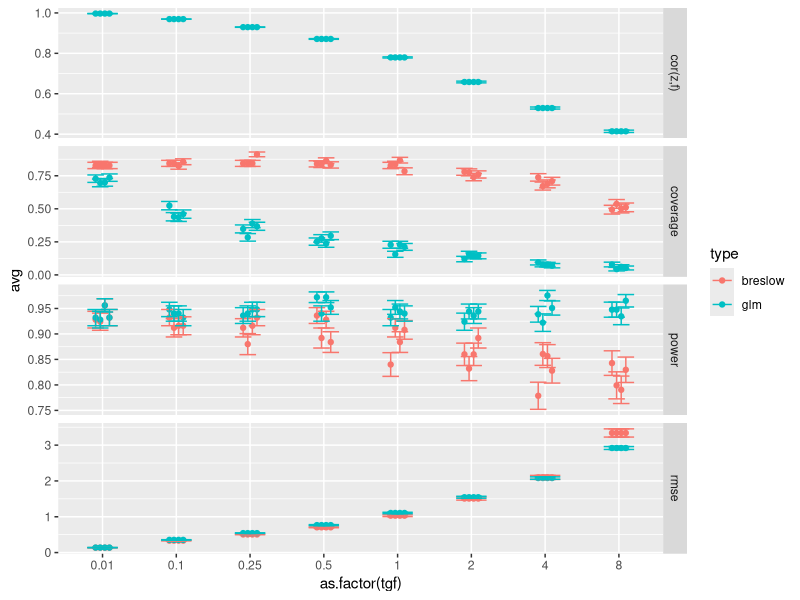

The R script that drew this image: (Note: this script raises an error after producing the figure.)
library(ggplot2)
library(dplyr)
library(reshape2)


binomial_ci <- function(samples, alpha) {
  # computes the confidence interval bound corresponding to the given alpha for
  # a binomial random variable with given samples using Jeffrey's formula
  # https://en.wikipedia.org/wiki/Binomial_proportion_confidence_interval#Jeffreys_interval

  x <- sum(samples)
  n <- length(samples)
  qbeta(alpha, x + 0.5, n - x + 0.5)
}


continuous_ci <- function(x, alpha) {
  m <- mean(x)
  s <- sd(x) / sqrt(length(x))
  m + qt(alpha, length(x)) * s
}


make_cov_df <- function(n, beta_true, beta_hat, beta_var, level = 0.95, ...) {
  cr <- qt(1-(1-level)/2, n)
  df <- data.frame(
    beta = beta_true,
    est = beta_hat,
    err = sqrt(beta_var),
    lo = beta_hat - cr * sqrt(beta_var),
    hi = beta_hat + cr * sqrt(beta_var)
  )
  df$cov <- (df$lo <= df$beta) & (df$beta <= df$hi)

  cbind(df, as.data.frame(list(...)))
}


fit_poisson_glm <- function(X, y, offset, ...) {
  fit_glm(
    X, y, offset,
    family_log_density = function(yhat, y) { dpois(y, yhat, log = TRUE) },
    link = log,
    link_inverse = exp,
    link_derivative = function(x) { 1 / (x + 1e-8) },
    V = function(mu) { mu },
    ...
  )
}

fit_glm <- function(X, y, offset, family_log_density, link, link_inverse, link_derivative, V,
                    max_iter = 1000, stop_epsilon = 1e-4, verbose = FALSE) {
  mu <- y + 0.5
  eta <- link(mu) - offset
  b <- rnorm(ncol(X), sd = 1 / sqrt(ncol(X)))
  prev_nll <- NULL
  nll_delta <- NA

  for(i in 1:max_iter) {
    # here we use "Fisher scoring", using expected instead of empirical Hessian
    z <- link_derivative(mu) * (y - mu) + eta
    w <- diag(1 / (link_derivative(mu)**2 * V(mu)))

    b <- (solve(t(X) %*% w %*% X + diag(1e-12, ncol(X))) %*% t(X) %*% w %*% z)[,1]
    eta <- (X %*% b)[,1]
    mu <- link_inverse(eta + offset)

    nll <- sum(family_log_density(mu, y))
    if(i > 1) {
      nll_delta <- nll - prev_nll
    }
    prev_nll <- nll

    if(verbose) {
      cat("i:", i, "NLL:", nll, "NLL delta:", nll_delta, "\n", sep = "\t")
    }

    if(i > 1 && nll_delta < stop_epsilon) {
      break
    }
  }

  list(
    estimate = b,
    variance = solve(t(X) %*% w %*% X + diag(1e-12, ncol(X))),
    nll = nll
  )
}

solve_glm_breslow <- function(X, y, z, tau) {
  # uses eq. 10 and 11 of Breslow, 1993 (Z=identity, D=tau)
  # tau here is the full covariance matrix

  mu <- y + 1e-2
  eta <- log(mu)
  for(i in 1:10) {
    yy <- eta + (y - mu) / mu
    vvi <- solve(1e-9 + diag(1/mu) + tau)

    betahat <- solve(t(X) %*% vvi%*% X) %*% t(X) %*% vvi %*% yy
    bb <- (tau %*% vvi) %*% (yy - X %*% betahat)

    eta <- (X %*% betahat + bb)[,1]
    mu <- exp(eta + z)

    #plot(log(mu), log(mutrue))
    #cat(betahat, "\n")
  }

  list(
    # return initial data for convenience
    X = X,
    y = y,
    z = z,
    tau = tau,

    # predictions
    eta = (X %*% betahat + bb + z)[,1],
    yhat = mu,

    # inference on beta
    betahat = betahat[,1],
    covariance = solve(t(X) %*% vvi %*% X),

    # inference on b
    bhat = bb[,1],
    bhat_variance = tau**4 * diag(  # FIXME
      vvi %*% X %*% solve(t(X) %*% vvi %*% X) %*% t(X) %*% t(vvi)
    )
  )
}


n <- 100
d <- 4
rows_beta <- c()
rows_f <- c()
for(tgf in c(0.01, 0.1, 0.25, 0.5, 1, 2, 4, 8)) {
  cat(tgf, "\n")
  for(i in 1:250) {
    X <- matrix(rnorm(n * d), nrow = n) #%*% matrix(rnorm(d * d), nrow = d)

    gamma <- 1
    kappa <- 1
    beta <- rnorm(d, sd = kappa)
    f <- rnorm(n, sd = gamma)

    # sample z with random full-rank covariance (Gc are pearson correlations)
    A <- matrix(rnorm(n * n, mean = 0.75), ncol = n)
    Gc <- t(A) %*% A
    Gc <- diag(sqrt(diag(1/Gc))) %*% Gc %*% diag(sqrt(diag(1/Gc)))
    tau <- tgf * Gc
    z <- MASS::mvrnorm(mu = f, Sigma = tau)

    mutrue <- exp(X %*% beta + f)
    y <- rpois(n, mutrue)

    try({
      level <- 0.85
      cr <- qt(1-(1-level)/2, n)

      res <- solve_glm_breslow(X, y, z, tau)
      mu <- exp(X %*% res$betahat + z)
      #plot(log(mu), log(mutrue))
      sd_beta <- sqrt(diag(res$covariance))
      cov_br <- (res$betahat - cr * sd_beta <= beta) & (beta <= res$betahat + cr * sd_beta)
      br_zero <- (res$betahat - cr * sd_beta <= 0) & (0 <= res$betahat + cr * sd_beta)
      sd_f <- sqrt(tau**2 + res$bhat_variance)
      fcov_br <- (res$bhat + res$z - cr * sd_f <= f) & (f <= res$bhat + res$z + cr * sd_f)

      resg <- fit_poisson_glm(X, y, z)
      mu_glm <- exp(X %*% resg$estimate + z)
      #plot(log(mu_glm), log(mutrue))
      sd_beta <- sqrt(diag(resg$variance))
      cov_glm <- (resg$estimate - cr * sd_beta <= beta) & (beta <= resg$estimate + cr * sd_beta)
      glm_zero <- (resg$estimate - cr * sd_beta <= 0) & (0 <= resg$estimate + cr * sd_beta)
      fcov_glm <- (z - cr * tau <= f) & (f <= z + cr * tau)

      rows_beta <- rbind(
        rows_beta,
        data.frame(coef = 1:d, tgf = tgf, type = "breslow", meas = "coverage", value = cov_br),
        data.frame(coef = 1:d, tgf = tgf, type = "breslow", meas = "power", value = !br_zero),
        data.frame(coef = 1:d, tgf = tgf, type = "breslow", meas = "rmse", value = sqrt(mean((log(mu) - log(mutrue))**2))),
        data.frame(coef = 1:d, tgf = tgf, type = "glm", meas = "coverage", value = cov_glm),
        data.frame(coef = 1:d, tgf = tgf, type = "glm", meas = "power", value = !glm_zero),
        data.frame(coef = 1:d, tgf = tgf, type = "glm", meas = "rmse", value = sqrt(mean((log(mu_glm) - log(mutrue))**2))),
        data.frame(coef = 1:d, tgf = tgf, type = "glm", meas = "cor(z,f)", value = cor(z, f))
      )

      rows_f <- rbind(
        rows_f,
        data.frame(sample = 1:n, tgf = tgf, type = "breslow", meas = "coverage", value = fcov_br),
        data.frame(sample = 1:n, tgf = tgf, type = "breslow", meas = "error", value = abs(f - res$bhat - res$z)),
        data.frame(sample = 1:n, tgf = tgf, type = "glm", meas = "coverage", value = fcov_glm),
        data.frame(sample = 1:n, tgf = tgf, type = "glm", meas = "error", value = abs(f - z))
      )
    })
  }
}

# coverage of beta
rows_beta %>%
  group_by(tgf, type, meas, coef) %>%
  summarise(avg = mean(value), se = sd(value) / sqrt(n())) %>%
  ggplot(aes(x = as.factor(tgf), y = avg, color = type, group = coef)) +
  geom_point(position = position_dodge(0.25)) +
  geom_errorbar(aes(ymin = avg - se, ymax = avg + se), position = position_dodge(0.25)) +
  facet_grid(meas ~ ., scales = "free_y")


# coverage of f
rows_f %>%
  group_by(tgf, type, meas) %>%
  summarise(avg = mean(value), se = sd(value) / sqrt(n())) %>%
  ggplot(aes(x = as.factor(tgf), y = avg, color = type)) +
  geom_point() +
  geom_errorbar(aes(ymin = avg - se, ymax = avg + se)) +
  facet_grid(meas ~ ., scales = "free_y")


# *** paper plot ***

rows_beta %>%
  filter(tgf %in% c(0.01, 0.1, 1, 2) & meas %in% c("coverage", "power")) %>%
  group_by(tgf, type, meas) %>%
  summarise(avg = mean(value), cl = binomial_ci(value, 0.05), ch = binomial_ci(value, 0.95)) %>%
  mutate(target_level = ifelse(meas == "coverage", level, NA)) %>%
  ggplot(aes(x = as.factor(tgf), y = avg, color = type)) +
  geom_point(position = position_dodge(0.25)) +
  geom_errorbar(aes(ymin = cl, ymax = ch), position = position_dodge(0.25), width = 0.1) +
  geom_hline(aes(yintercept = target_level, color = "breslow")) +
  facet_grid(meas ~ ., scales = "free", labeller = as_labeller(c(coverage = "Coverage", power = "Power"))) +
  scale_color_manual(name = "Accounting for\nDNN uncertainty",  values = c("breslow" = "#E69F00", "glm" = "#56B4E9"),
                     labels = c("Yes", "No")) +
  labs(x = "DNN uncertainty", y = "Value") +
  theme_bw()
ggsave("figures/glm.pdf", width = 5, height = 3.5)
